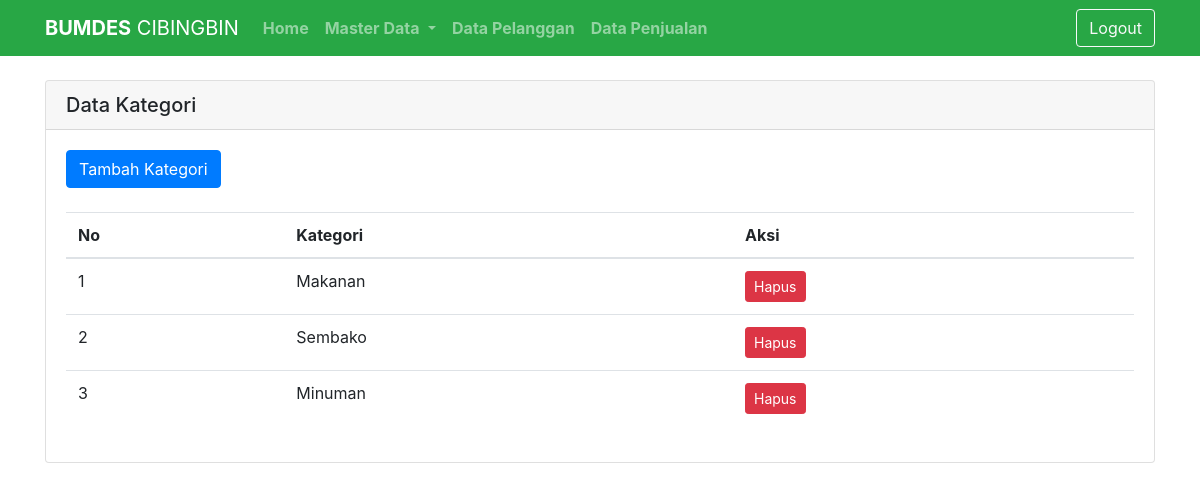
Screenshot of /admin/kategori.php (signed in) with the database file from the repository.
### tables this page shows
CREATE TABLE `tbl_kategori` (
  `id_kategori` int(11) NOT NULL,
  `kategori` varchar(100) NOT NULL
);

### admin/kategori.php (the view, shortened to what this page needs)
<?php
include 'header.php';
?>
<div class='container'>
    <div class="card">
        <h5 class="card-header">Data Kategori</h5>
        <div class="card-body">
            <button type="button" class="btn btn-primary" data-toggle="modal" data-target="#exampleModalLong">
                Tambah Kategori
            </button>
            <br>
            <br>
            <table class="table table borderd">
                <thead>
                    <tr>
                        <th>No</th>
                        <th>Kategori</th>
                        <th>Aksi</th>
                    </tr>
                </thead>
                <tbody>
                    <?php $nomor = 1; ?>
                    <?php $ambil = $koneksi->query("SELECT * FROM tbl_kategori"); ?>
                    <?php while ($pecah = $ambil->fetch_assoc()) { ?>
                        <tr>
                            <td><?php echo $nomor; ?></td>
                            <td><?php echo $pecah['kategori']; ?></td>
                            <td>
                                <a href="kategori-hapus.php?id=<?php echo $pecah['id_kategori']; ?>" class="btn btn-danger btn-sm">Hapus</a>
                            </td>
                        </tr>
                        <?php $nomor++; ?>
                    <?php } ?>
                </tbody>
            </table>
        </div>
    </div>
</div>

### rows the page displays
tbl_kategori: kategori "Makanan"
tbl_kategori: kategori "Sembako"
tbl_kategori: kategori "Minuman"
